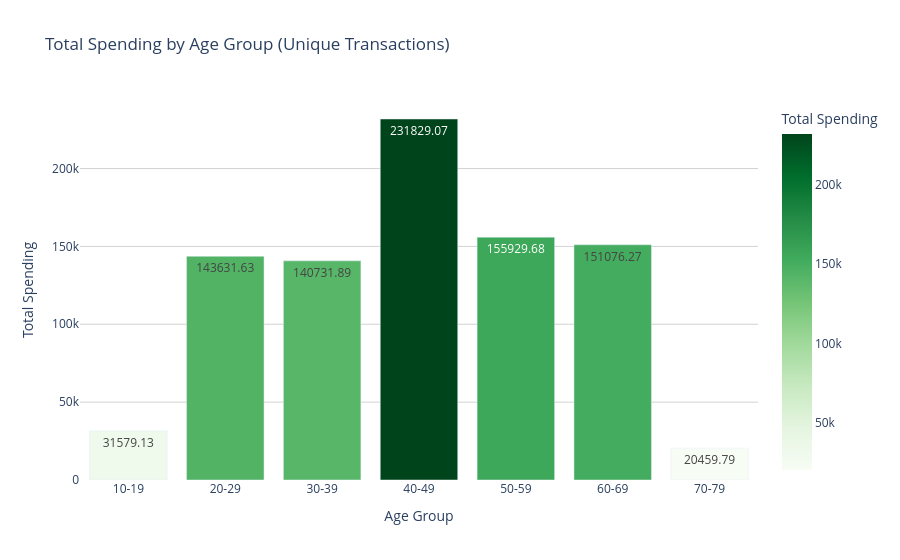

The code cell stored with this chart in its notebook:
### Markdown cell above
Description:
1. Why was this visualization created?
    The visualization was created to analyze the total sales by product category based on unique transactions. By grouping the data first by TransactionID to ensure accuracy and eliminating duplicate transactions, the chart provides a clear representation of how each category contributes to overall sales.
2. What question does it address?
    It answers the question: Which product categories generate the most and least revenue from unique transactions, and how do they compare in terms of sales performance?

Visualization Type: Bar Chart
Data Used:
Variables: unique TransactionID, Product Category, Amount

Key Observations:
1. Clothing has the highest total sales at 237,354.87, significantly outperforming other categories.
2. Automotive follows as the second-highest category, with total sales of 171,325.83.
3. Electronics (159,228.82) and Home & Garden (161,935.84) have similar sales levels, occupying the mid-range of the chart.
4. Health & Beauty records the lowest total sales among the categories at 145,392.10.

Insights:
1. Sales Leadership: The Clothing category dominates in terms of sales, suggesting high customer demand or potentially higher-priced items in this category.
2. Close Competition: The mid-range categories, Electronics and Home & Garden, have comparable sales figures, indicating a competitive market presence or similar levels of customer interest.
3. Opportunity in Health & Beauty: The Health & Beauty category, being the lowest performer, could represent an area of potential growth. Strategies like targeted marketing or expanding product offerings might help boost sales in this category.
4. Automotive Strength: Automotive, as the second-highest category, likely benefits from high-ticket items contributing to its strong sales, but still trails significantly behind Clothing.
5. Product Mix Strategy: The variation in sales across categories underscores the importance of understanding customer preferences and product-specific dynamics to optimize inventory and marketing efforts.

### Code cell
# Ensure the 'Amount' column is numeric
final_combined_dataset['Amount'] = pd.to_numeric(final_combined_dataset['Amount'], errors='coerce')

# Group by TransactionID to remove duplicates and calculate the total amount per transaction
unique_transaction_sales = final_combined_dataset.drop_duplicates(subset='TransactionID')

# Create age bins (10-year intervals)
age_bins = pd.cut(
    unique_transaction_sales['Age'], 
    bins=[10, 20, 30, 40, 50, 60, 70, 80],  # Bin edges: 10-20, 20-30, ..., 70-80
    right=False, 
    labels=["10-19", "20-29", "30-39", "40-49", "50-59", "60-69","70-79"]  # 7 labels
)

# Add the 'AgeBin' to the unique transactions dataframe
unique_transaction_sales['AgeBin'] = age_bins

# Group by AgeBin and calculate total spending (sum of Amount) per AgeBin
age_bin_spending = unique_transaction_sales.groupby('AgeBin').agg({
    'Amount': 'sum',  # Sum the amount for each AgeBin
}).reset_index()

# Plotting the bar chart for total spending by Age Group
import plotly.express as px

fig = px.bar(
    age_bin_spending,
    x='AgeBin',
    y='Amount',
    title="Total Spending by Age Group (Unique Transactions)",
    labels={'Amount': 'Total Spending', 'AgeBin': 'Age Group'},
    color='Amount',  # Color by total spending amount
    color_continuous_scale='Greens',  # Using a green gradient where darkest = highest spending
    text='Amount',  # Add total spending as annotations on the bars
)

# Update layout for improved readability
fig.update_traces(hovertemplate='Age Group: %{x}<br>Total Spending: %{y:.2f}<extra></extra>')  # Custom hover text
fig.update_layout(
    plot_bgcolor='white',
    xaxis_title="Age Group",
    yaxis_title="Total Spending",
    yaxis=dict(
        showgrid=True,  # Enable horizontal gridlines
        gridcolor='lightgray'  # Set grid color to light gray
    ),
    showlegend=False  # Hide the legend for a cleaner look
)

# Show the figure
fig.show()

### Figure 1 — Plotly figure (JSON) as saved in the notebook; plotly's stock layout.template omitted (floating-point values rounded to 4 significant figures)
{"data": [{"alignmentgroup": "True", "hovertemplate": "Age Group: %{x}<br>Total Spending: %{y:.2f}<extra></extra>", "legendgroup": "", "marker": {"color": [31580.0, 143600.0, 140700.0, 231800.0, 155900.0, 151100.0, 20460.0], "coloraxis": "coloraxis", "pattern": {"shape": ""}}, "name": "", "offsetgroup": "", "orientation": "v", "showlegend": false, "text": [31580.0, 143600.0, 140700.0, 231800.0, 155900.0, 151100.0, 20460.0], "textposition": "auto", "type": "bar", "x": ["10-19", "20-29", "30-39", "40-49", "50-59", "60-69", "70-79"], "xaxis": "x", "y": [31580.0, 143600.0, 140700.0, 231800.0, 155900.0, 151100.0, 20460.0], "yaxis": "y"}], "layout": {"autosize": true, "barmode": "relative", "coloraxis": {"colorbar": {"title": {"text": "Total Spending"}}, "colorscale": [[0, "rgb(247,252,245)"], [0.125, "rgb(229,245,224)"], [0.25, "rgb(199,233,192)"], [0.375, "rgb(161,217,155)"], [0.5, "rgb(116,196,118)"], [0.625, "rgb(65,171,93)"], [0.75, "rgb(35,139,69)"], [0.875, "rgb(0,109,44)"], [1, "rgb(0,68,27)"]]}, "legend": {"tracegroupgap": 0}, "plot_bgcolor": "white", "showlegend": false, "title": {"text": "Total Spending by Age Group (Unique Transactions)"}, "xaxis": {"anchor": "y", "autorange": true, "domain": [0, 1], "range": [-0.5, 6.5], "title": {"text": "Age Group"}, "type": "category"}, "yaxis": {"anchor": "x", "autorange": true, "domain": [0, 1], "gridcolor": "lightgray", "range": [0, 244000.0], "showgrid": true, "title": {"text": "Total Spending"}, "type": "linear"}}}
